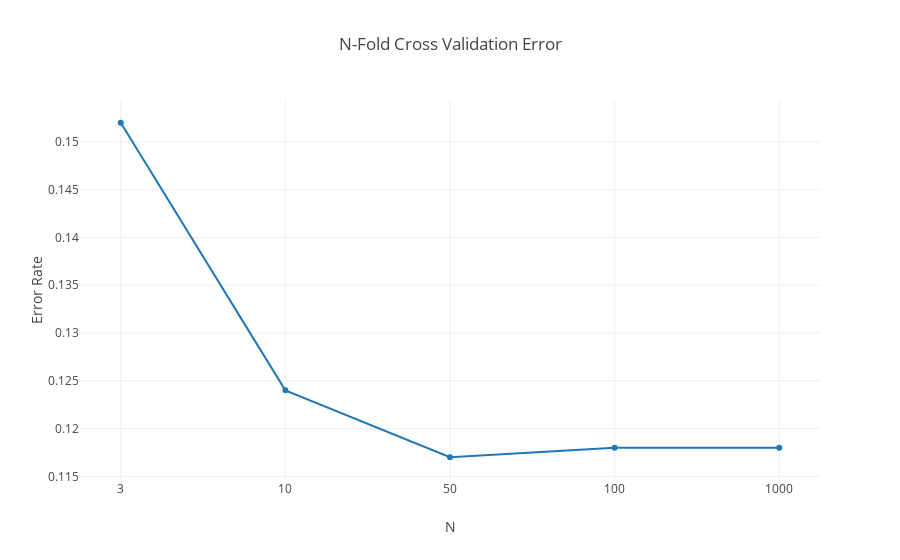

Write notebook code for a chart like this one.
### Markdown cell above
### N-Fold Cross Validation Error Plot

### Code cell
sizes=[3, 10, 50, 100, 1000] #N Sizes for Folds
errors=[ k_fold_cross_validation(Xtrain,Ytrain,k) for k in sizes] #Get the error for each NFold Cross Validation

trace = go.Scatter( x = sizes, y = errors) #Line Scatter Plot

# Customize Layout
layout = go.Layout( title="N-Fold Cross Validation Error",
                    xaxis=dict( title="N", type= "category"),
                    yaxis=dict(title="Error Rate"))

fig=dict(data=[trace],layout=layout)
iplot(fig)

### Figure 1 — Plotly figure (JSON) as saved in the notebook; plotly's stock layout.template omitted (floating-point values rounded to 4 significant figures)
{"data": [{"type": "scatter", "x": [3, 10, 50, 100, 1000], "y": [0.152, 0.124, 0.117, 0.118, 0.118]}], "layout": {"title": "N-Fold Cross Validation Error", "xaxis": {"title": "N", "type": "category"}, "yaxis": {"title": "Error Rate"}}}
